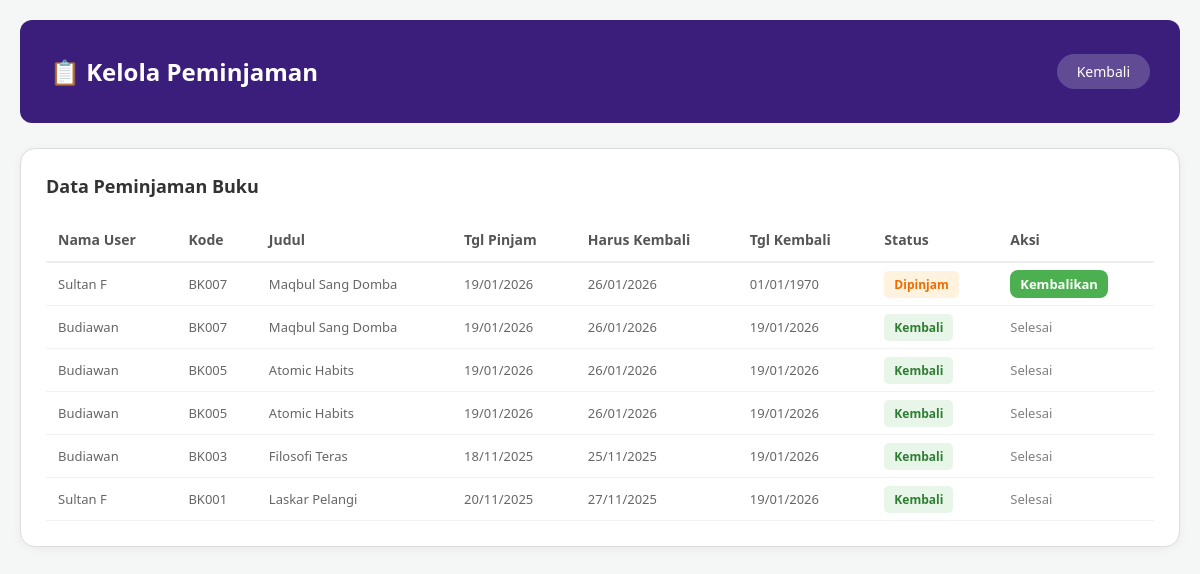
Screenshot of /peminjaman.php (signed in) with the database file from the repository.
### tables this page shows
CREATE TABLE `peminjaman` (
  `id_pinjam` int(11) NOT NULL,
  `id_user` int(11) DEFAULT NULL,
  `kode_buku` varchar(10) DEFAULT NULL,
  `tgl_pinjam` date NOT NULL,
  `tgl_kembali_seharusnya` date NOT NULL,
  `tgl_kembali_asli` date DEFAULT NULL,
  `status` enum('Dipinjam','Kembali') DEFAULT 'Dipinjam'
);

CREATE TABLE `users` (
  `id_user` int(11) NOT NULL,
  `nama_lengkap` varchar(100) NOT NULL,
  `username` varchar(50) NOT NULL,
  `password` varchar(255) NOT NULL,
  `role` enum('admin','user') DEFAULT 'user'
);

CREATE TABLE `buku` (
  `kode_buku` varchar(10) NOT NULL,
  `judul` varchar(255) NOT NULL,
  `pengarang` varchar(100) DEFAULT NULL,
  `penerbit` varchar(100) DEFAULT NULL,
  `tahun_terbit` year(4) DEFAULT NULL,
  `kategori` varchar(50) DEFAULT NULL,
  `stok` int(11) DEFAULT 0
);

### peminjaman.php (the view, shortened to what this page needs)
<?php
include 'koneksi.php';
?>
<!DOCTYPE html>
<html lang="id">
<head>
    <link rel="stylesheet" href="kelola_buku.css">
</head>
<body>
    <div class="header-purple">
        <h2>📋 Kelola Peminjaman</h2>
        <a href="dashboard_admin.php" class="btn-kembali">Kembali</a>
    </div>
    <div class="card-container">
        <h3>Data Peminjaman Buku</h3>
        <table>
            <thead>
                <tr>
                    <th>Nama User</th>
                    <th>Kode</th>
                    <th>Judul</th>
                    <th>Tgl Pinjam</th>
                    <th>Harus Kembali</th>
                    <th>Tgl Kembali</th>
                    <th>Status</th>
                    <th>Aksi</th>
                </tr>
            </thead>
            <tbody>
                <?php
                $query = "SELECT p.*, u.nama_lengkap, b.judul
                          FROM peminjaman p
                          JOIN users u ON p.id_user = u.id_user
                          JOIN buku b ON p.kode_buku = b.kode_buku
                          ORDER BY p.id_pinjam DESC";
                $result = mysqli_query($koneksi, $query);
                if (mysqli_num_rows($result) > 0) {
                    while ($d = mysqli_fetch_assoc($result)) {
                        $is_kembali = ($d['status'] == 'Kembali');
                        $color = $is_kembali ? '#2e7d32' : '#ef6c00';
                        $bg = $is_kembali ? '#e8f5e9' : '#fff3e0';
                ?>
                    <tr>
                        <td><?php echo $d['nama_lengkap']; ?></td>
                        <td><?php echo $d['kode_buku']; ?></td>
                        <td><?php echo $d['judul']; ?></td>
                        <td><?php echo date('d/m/Y', strtotime($d['tgl_pinjam'])); ?></td>
                        <td><?php echo date('d/m/Y', strtotime($d['tgl_kembali_seharusnya'])); ?></td>
                        <td><?php echo ($d['tgl_kembali_asli'] != '0000-00-00') ? date('d/m/Y', strtotime($d['tgl_kembali_asli'])) : '-'; ?></td>
                        <td>
                            <span style="padding: 5px 10px; border-radius: 5px; font-weight: bold; font-size: 12px; background: <?php echo $bg; ?>; color: <?php echo $color; ?>;">
                                <?php echo $d['status']; ?>
                            </span>
                        </td>
                        <td>
                            <?php if (!$is_kembali): ?>
                                <a href="?aksi=kembali&id=<?php echo $d['id_pinjam']; ?>"
                                   class="btn-tambah" style="background: #4caf50; padding: 5px 10px; text-decoration: none;"
                                   onclick="return confirm('Proses pengembalian buku ini?')">Kembalikan</a>
                            <?php else: ?>
                                <span style="color: gray;">Selesai</span>
                            <?php endif; ?>
                        </td>
                    </tr>
                <?php
                    }
                } else {
                    echo "<tr><td colspan='8' style='text-align:center;'>Belum ada data peminjaman.</td></tr>";
                }
                ?>
            </tbody>
        </table>
    </div>
</body>
</html>

### kelola_buku.css (style rules this page uses)
body { font-family: 'Segoe UI', Tahoma, sans-serif; background-color: #f4f7f6; margin: 0; padding: 20px; }
.header-purple { background-color: #3b1e7b; color: white; padding: 15px 30px; border-radius: 12px; display: flex; justify-content: space-between; align-items: center; margin-bottom: 25px; }
.btn-kembali { background-color: rgba(255, 255, 255, 0.2); color: white; border: none; padding: 8px 20px; border-radius: 20px; text-decoration: none; font-size: 14px; }
.card-container { background: white; padding: 25px; border-radius: 15px; border: 1px solid #ddd; margin-bottom: 25px; box-shadow: 0 2px 10px rgba(0,0,0,0.05); }
h3 { margin-top: 0; margin-bottom: 20px; font-size: 18px; color: #333; }
.btn-tambah { grid-column: span 1; background: linear-gradient(to right, #48cae4, #0077b6); color: white; border: none; padding: 12px; border-radius: 8px; font-weight: bold; cursor: pointer; margin-top: 10px; }
table { width: 100%; border-collapse: collapse; }
th { text-align: left; padding: 12px; border-bottom: 2px solid #eee; font-size: 14px; color: #555; }
td { padding: 12px; border-bottom: 1px solid #f1f1f1; font-size: 13px; color: #666; }

### rows the page displays
peminjaman: id_user.nama_lengkap "Sultan F", kode_buku "BK007", kode_buku.judul "Maqbul Sang Domba", tgl_pinjam "19/01/2026", tgl_kembali_seharusnya "26/01/2026", tgl_kembali_asli "01/01/1970", status "Dipinjam"
peminjaman: id_user.nama_lengkap "Budiawan", kode_buku "BK007", kode_buku.judul "Maqbul Sang Domba", tgl_pinjam "19/01/2026", tgl_kembali_seharusnya "26/01/2026", tgl_kembali_asli "19/01/2026", status "Kembali", shows "Selesai"
peminjaman: id_user.nama_lengkap "Budiawan", kode_buku "BK005", kode_buku.judul "Atomic Habits", tgl_pinjam "19/01/2026", tgl_kembali_seharusnya "26/01/2026", tgl_kembali_asli "19/01/2026", status "Kembali", shows "Selesai"
peminjaman: id_user.nama_lengkap "Budiawan", kode_buku "BK005", kode_buku.judul "Atomic Habits", tgl_pinjam "19/01/2026", tgl_kembali_seharusnya "26/01/2026", tgl_kembali_asli "19/01/2026", status "Kembali", shows "Selesai"
peminjaman: id_user.nama_lengkap "Budiawan", kode_buku "BK003", kode_buku.judul "Filosofi Teras", tgl_pinjam "18/11/2025", tgl_kembali_seharusnya "25/11/2025", tgl_kembali_asli "19/01/2026", status "Kembali", shows "Selesai"
peminjaman: id_user.nama_lengkap "Sultan F", kode_buku "BK001", kode_buku.judul "Laskar Pelangi", tgl_pinjam "20/11/2025", tgl_kembali_seharusnya "27/11/2025", tgl_kembali_asli "19/01/2026", status "Kembali", shows "Selesai"
